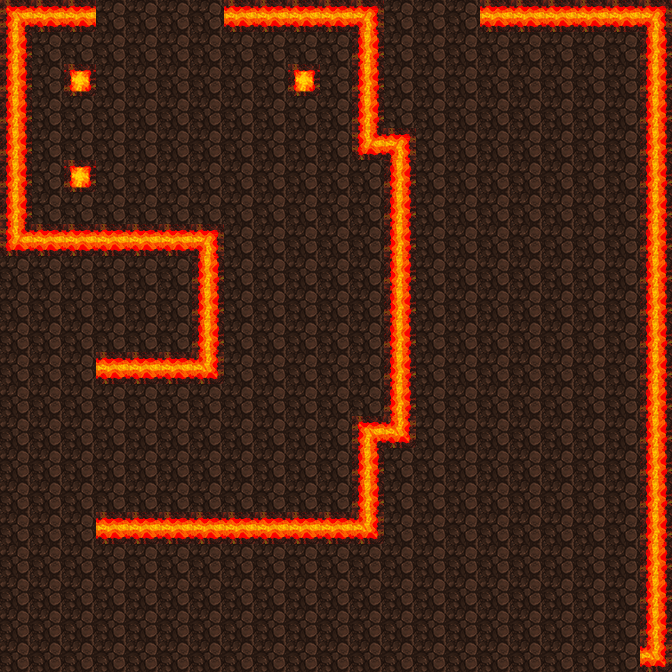

This is a level from a 2D game, rendered from its Tiled map with the project's own tilesets. A one-line summary and the complete map file follow:
An orthogonal 21x21 tile map with 32x32 px tiles, 1 tile layer (Tile Layer 1).

<map version="1.4" tiledversion="1.4.3" orientation="orthogonal" renderorder="right-down" width="21" height="21" tilewidth="32" tileheight="32" infinite="0" nextlayerid="2" nextobjectid="1">
 <tileset firstgid="1" source="bg_lava_tiles.tsx" />
 <layer id="1" name="Tile Layer 1" width="21" height="21">
  <data encoding="csv">
1,2,2,8,8,8,8,2,2,2,2,3,8,8,8,2,2,2,2,2,3,
4,8,8,8,8,8,8,8,8,8,8,4,8,8,8,8,8,8,8,8,4,
4,8,5,8,8,8,8,8,8,5,8,4,8,8,8,8,8,8,8,8,4,
4,8,8,8,8,8,8,8,8,8,8,4,8,8,8,8,8,8,8,8,4,
4,8,8,8,8,8,8,8,8,8,8,7,3,8,8,8,8,8,8,8,4,
4,8,5,8,8,8,8,8,8,8,8,8,4,8,8,8,8,8,8,8,4,
4,8,8,8,8,8,8,8,8,8,8,8,4,8,8,8,8,8,8,8,4,
7,2,2,2,2,2,3,8,8,8,8,8,4,8,8,8,8,8,8,8,4,
8,8,8,8,8,8,4,8,8,8,8,8,4,8,8,8,8,8,8,8,4,
8,8,8,8,8,8,4,8,8,8,8,8,4,8,8,8,8,8,8,8,4,
8,8,8,8,8,8,4,8,8,8,8,8,4,8,8,8,8,8,8,8,4,
8,8,8,2,2,2,6,8,8,8,8,8,4,8,8,8,8,8,8,8,4,
8,8,8,8,8,8,8,8,8,8,8,8,4,8,8,8,8,8,8,8,4,
8,8,8,8,8,8,8,8,8,8,8,1,6,8,8,8,8,8,8,8,4,
8,8,8,8,8,8,8,8,8,8,8,4,8,8,8,8,8,8,8,8,4,
8,8,8,8,8,8,8,8,8,8,8,4,8,8,8,8,8,8,8,8,4,
8,8,8,2,2,2,2,2,2,2,2,6,8,8,8,8,8,8,8,8,4,
8,8,8,8,8,8,8,8,8,8,8,8,8,8,8,8,8,8,8,8,4,
8,8,8,8,8,8,8,8,8,8,8,8,8,8,8,8,8,8,8,8,4,
8,8,8,8,8,8,8,8,8,8,8,8,8,8,8,8,8,8,8,8,4,
8,8,8,8,8,8,8,8,8,8,8,8,8,8,8,8,8,8,8,8,6
</data>
 </layer>
</map>